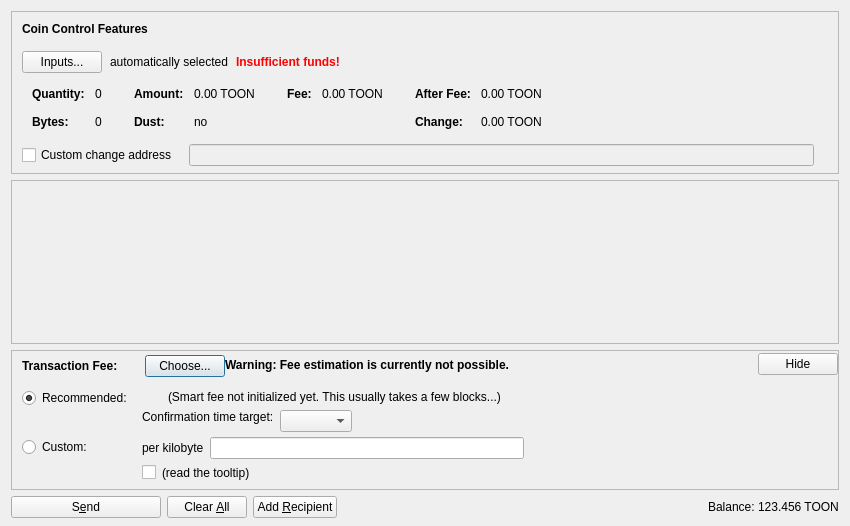
<?xml version="1.0" encoding="UTF-8"?>
<ui version="4.0">
 <class>SendCoinsDialog</class>
 <widget class="QDialog" name="SendCoinsDialog">
  <property name="geometry">
   <rect>
    <x>0</x>
    <y>0</y>
    <width>850</width>
    <height>526</height>
   </rect>
  </property>
  <property name="windowTitle">
   <string>Send Coins</string>
  </property>
  <layout class="QVBoxLayout" name="verticalLayout" stretch="0,1,0,0">
   <property name="bottomMargin">
    <number>8</number>
   </property>
   <item>
    <widget class="QFrame" name="frameCoinControl">
     <property name="sizePolicy">
      <sizepolicy hsizetype="Expanding" vsizetype="Expanding">
       <horstretch>0</horstretch>
       <verstretch>0</verstretch>
      </sizepolicy>
     </property>
     <property name="maximumSize">
      <size>
       <width>16777215</width>
       <height>16777215</height>
      </size>
     </property>
     <property name="frameShape">
      <enum>QFrame::StyledPanel</enum>
     </property>
     <property name="frameShadow">
      <enum>QFrame::Sunken</enum>
     </property>
     <layout class="QVBoxLayout" name="verticalLayoutCoinControl2">
      <property name="spacing">
       <number>0</number>
      </property>
      <property name="leftMargin">
       <number>0</number>
      </property>
      <property name="topMargin">
       <number>0</number>
      </property>
      <property name="rightMargin">
       <number>0</number>
      </property>
      <property name="bottomMargin">
       <number>6</number>
      </property>
      <item>
       <layout class="QVBoxLayout" name="verticalLayoutCoinControl" stretch="0,0,0,0,1">
        <property name="spacing">
         <number>0</number>
        </property>
        <property name="leftMargin">
         <number>10</number>
        </property>
        <property name="topMargin">
         <number>10</number>
        </property>
        <item>
         <layout class="QHBoxLayout" name="horizontalLayoutCoinControl1">
          <property name="bottomMargin">
           <number>15</number>
          </property>
          <item>
           <widget class="QLabel" name="labelCoinControlFeatures">
            <property name="sizePolicy">
             <sizepolicy hsizetype="Preferred" vsizetype="Maximum">
              <horstretch>0</horstretch>
              <verstretch>0</verstretch>
             </sizepolicy>
            </property>
            <property name="font">
             <font>
              <weight>75</weight>
              <bold>true</bold>
             </font>
            </property>
            <property name="styleSheet">
             <string notr="true">font-weight:bold;</string>
            </property>
            <property name="text">
             <string>Coin Control Features</string>
            </property>
           </widget>
          </item>
         </layout>
        </item>
        <item>
         <layout class="QHBoxLayout" name="horizontalLayoutCoinControl2" stretch="0,0,0,0">
          <property name="spacing">
           <number>8</number>
          </property>
          <property name="bottomMargin">
           <number>10</number>
          </property>
          <item>
           <widget class="QPushButton" name="pushButtonCoinControl">
            <property name="styleSheet">
             <string notr="true"/>
            </property>
            <property name="text">
             <string>Inputs...</string>
            </property>
            <property name="autoDefault">
             <bool>false</bool>
            </property>
           </widget>
          </item>
          <item>
           <widget class="QLabel" name="labelCoinControlAutomaticallySelected">
            <property name="text">
             <string>automatically selected</string>
            </property>
            <property name="margin">
             <number>5</number>
            </property>
           </widget>
          </item>
          <item>
           <widget class="QLabel" name="labelCoinControlInsuffFunds">
            <property name="font">
             <font>
              <weight>75</weight>
              <bold>true</bold>
             </font>
            </property>
            <property name="styleSheet">
             <string notr="true">color:red;font-weight:bold;</string>
            </property>
            <property name="text">
             <string>Insufficient funds!</string>
            </property>
            <property name="margin">
             <number>5</number>
            </property>
           </widget>
          </item>
          <item>
           <spacer name="horizontalSpacerCoinControl">
            <property name="orientation">
             <enum>Qt::Horizontal</enum>
            </property>
            <property name="sizeHint" stdset="0">
             <size>
              <width>40</width>
              <height>1</height>
             </size>
            </property>
           </spacer>
          </item>
         </layout>
        </item>
        <item>
         <widget class="QWidget" name="widgetCoinControl" native="true">
          <property name="sizePolicy">
           <sizepolicy hsizetype="Preferred" vsizetype="Preferred">
            <horstretch>0</horstretch>
            <verstretch>0</verstretch>
           </sizepolicy>
          </property>
          <property name="minimumSize">
           <size>
            <width>0</width>
            <height>0</height>
           </size>
          </property>
          <property name="styleSheet">
           <string notr="true"/>
          </property>
          <layout class="QHBoxLayout" name="horizontalLayoutCoinControl5">
           <property name="leftMargin">
            <number>0</number>
           </property>
           <property name="topMargin">
            <number>0</number>
           </property>
           <property name="rightMargin">
            <number>0</number>
           </property>
           <property name="bottomMargin">
            <number>0</number>
           </property>
           <item>
            <layout class="QHBoxLayout" name="horizontalLayoutCoinControl3" stretch="0,0,0,1">
             <property name="spacing">
              <number>20</number>
             </property>
             <property name="topMargin">
              <number>0</number>
             </property>
             <property name="bottomMargin">
              <number>10</number>
             </property>
             <item>
              <layout class="QFormLayout" name="formLayoutCoinControl1">
               <property name="horizontalSpacing">
                <number>10</number>
               </property>
               <property name="verticalSpacing">
                <number>14</number>
               </property>
               <property name="leftMargin">
                <number>10</number>
               </property>
               <property name="topMargin">
                <number>4</number>
               </property>
               <property name="rightMargin">
                <number>6</number>
               </property>
               <item row="0" column="0">
                <widget class="QLabel" name="labelCoinControlQuantityText">
                 <property name="font">
                  <font>
                   <weight>75</weight>
                   <bold>true</bold>
                  </font>
                 </property>
                 <property name="text">
                  <string>Quantity:</string>
                 </property>
                 <property name="margin">
                  <number>0</number>
                 </property>
                </widget>
               </item>
               <item row="0" column="1">
                <widget class="QLabel" name="labelCoinControlQuantity">
                 <property name="cursor">
                  <cursorShape>IBeamCursor</cursorShape>
                 </property>
                 <property name="contextMenuPolicy">
                  <enum>Qt::ActionsContextMenu</enum>
                 </property>
                 <property name="text">
                  <string notr="true">0</string>
                 </property>
                 <property name="margin">
                  <number>0</number>
                 </property>
                 <property name="textInteractionFlags">
                  <set>Qt::LinksAccessibleByMouse|Qt::TextSelectableByKeyboard|Qt::TextSelectableByMouse</set>
                 </property>
                </widget>
               </item>
               <item row="1" column="0">
                <widget class="QLabel" name="labelCoinControlBytesText">
                 <property name="font">
                  <font>
                   <weight>75</weight>
                   <bold>true</bold>
                  </font>
                 </property>
                 <property name="text">
                  <string>Bytes:</string>
                 </property>
                </widget>
               </item>
               <item row="1" column="1">
                <widget class="QLabel" name="labelCoinControlBytes">
                 <property name="cursor">
                  <cursorShape>IBeamCursor</cursorShape>
                 </property>
                 <property name="contextMenuPolicy">
                  <enum>Qt::ActionsContextMenu</enum>
                 </property>
                 <property name="text">
                  <string notr="true">0</string>
                 </property>
                 <property name="textInteractionFlags">
                  <set>Qt::LinksAccessibleByMouse|Qt::TextSelectableByKeyboard|Qt::TextSelectableByMouse</set>
                 </property>
                </widget>
               </item>
              </layout>
             </item>
             <item>
              <layout class="QFormLayout" name="formLayoutCoinControl2">
               <property name="horizontalSpacing">
                <number>10</number>
               </property>
               <property name="verticalSpacing">
                <number>14</number>
               </property>
               <property name="leftMargin">
                <number>6</number>
               </property>
               <property name="topMargin">
                <number>4</number>
               </property>
               <property name="rightMargin">
                <number>6</number>
               </property>
               <item row="0" column="0">
                <widget class="QLabel" name="labelCoinControlAmountText">
                 <property name="font">
                  <font>
                   <weight>75</weight>
                   <bold>true</bold>
                  </font>
                 </property>
                 <property name="text">
                  <string>Amount:</string>
                 </property>
                 <property name="margin">
                  <number>0</number>
                 </property>
                </widget>
               </item>
               <item row="0" column="1">
                <widget class="QLabel" name="labelCoinControlAmount">
                 <property name="cursor">
                  <cursorShape>IBeamCursor</cursorShape>
                 </property>
                 <property name="contextMenuPolicy">
                  <enum>Qt::ActionsContextMenu</enum>
                 </property>
                 <property name="text">
                  <string notr="true">0.00 TOON</string>
                 </property>
                 <property name="textInteractionFlags">
                  <set>Qt::LinksAccessibleByMouse|Qt::TextSelectableByKeyboard|Qt::TextSelectableByMouse</set>
                 </property>
                </widget>
               </item>
               <item row="1" column="0">
                <widget class="QLabel" name="labelCoinControlLowOutputText">
                 <property name="font">
                  <font>
                   <weight>75</weight>
                   <bold>true</bold>
                  </font>
                 </property>
                 <property name="text">
                  <string>Dust:</string>
                 </property>
                </widget>
               </item>
               <item row="1" column="1">
                <widget class="QLabel" name="labelCoinControlLowOutput">
                 <property name="cursor">
                  <cursorShape>IBeamCursor</cursorShape>
                 </property>
                 <property name="contextMenuPolicy">
                  <enum>Qt::ActionsContextMenu</enum>
                 </property>
                 <property name="text">
                  <string notr="true">no</string>
                 </property>
                 <property name="textInteractionFlags">
                  <set>Qt::LinksAccessibleByMouse|Qt::TextSelectableByKeyboard|Qt::TextSelectableByMouse</set>
                 </property>
                </widget>
               </item>
              </layout>
             </item>
             <item>
              <layout class="QFormLayout" name="formLayoutCoinControl3">
               <property name="horizontalSpacing">
                <number>10</number>
               </property>
               <property name="verticalSpacing">
                <number>14</number>
               </property>
               <property name="leftMargin">
                <number>6</number>
               </property>
               <property name="topMargin">
                <number>4</number>
               </property>
               <property name="rightMargin">
                <number>6</number>
               </property>
               <item row="0" column="0">
                <widget class="QLabel" name="labelCoinControlFeeText">
                 <property name="font">
                  <font>
                   <weight>75</weight>
                   <bold>true</bold>
                  </font>
                 </property>
                 <property name="text">
                  <string>Fee:</string>
                 </property>
                 <property name="margin">
                  <number>0</number>
                 </property>
                </widget>
               </item>
               <item row="0" column="1">
                <widget class="QLabel" name="labelCoinControlFee">
                 <property name="cursor">
                  <cursorShape>IBeamCursor</cursorShape>
                 </property>
                 <property name="contextMenuPolicy">
                  <enum>Qt::ActionsContextMenu</enum>
                 </property>
                 <property name="text">
                  <string notr="true">0.00 TOON</string>
                 </property>
                 <property name="textInteractionFlags">
                  <set>Qt::LinksAccessibleByMouse|Qt::TextSelectableByKeyboard|Qt::TextSelectableByMouse</set>
                 </property>
                </widget>
               </item>
              </layout>
             </item>
             <item>
              <layout class="QFormLayout" name="formLayoutCoinControl4">
               <property name="horizontalSpacing">
                <number>10</number>
               </property>
               <property name="verticalSpacing">
                <number>14</number>
               </property>
               <property name="leftMargin">
                <number>6</number>
               </property>
               <property name="topMargin">
                <number>4</number>
               </property>
               <property name="rightMargin">
                <number>6</number>
               </property>
               <item row="0" column="0">
                <widget class="QLabel" name="labelCoinControlAfterFeeText">
                 <property name="font">
                  <font>
                   <weight>75</weight>
                   <bold>true</bold>
                  </font>
                 </property>
                 <property name="text">
                  <string>After Fee:</string>
                 </property>
                 <property name="margin">
                  <number>0</number>
                 </property>
                </widget>
               </item>
               <item row="0" column="1">
                <widget class="QLabel" name="labelCoinControlAfterFee">
                 <property name="cursor">
                  <cursorShape>IBeamCursor</cursorShape>
                 </property>
                 <property name="contextMenuPolicy">
                  <enum>Qt::ActionsContextMenu</enum>
                 </property>
                 <property name="text">
                  <string notr="true">0.00 TOON</string>
                 </property>
                 <property name="textInteractionFlags">
                  <set>Qt::LinksAccessibleByMouse|Qt::TextSelectableByKeyboard|Qt::TextSelectableByMouse</set>
                 </property>
                </widget>
               </item>
               <item row="1" column="0">
                <widget class="QLabel" name="labelCoinControlChangeText">
                 <property name="font">
                  <font>
                   <weight>75</weight>
                   <bold>true</bold>
                  </font>
                 </property>
                 <property name="text">
                  <string>Change:</string>
                 </property>
                </widget>
               </item>
               <item row="1" column="1">
                <widget class="QLabel" name="labelCoinControlChange">
                 <property name="cursor">
                  <cursorShape>IBeamCursor</cursorShape>
                 </property>
                 <property name="contextMenuPolicy">
                  <enum>Qt::ActionsContextMenu</enum>
                 </property>
                 <property name="text">
                  <string notr="true">0.00 TOON</string>
                 </property>
                 <property name="textInteractionFlags">
                  <set>Qt::LinksAccessibleByMouse|Qt::TextSelectableByKeyboard|Qt::TextSelectableByMouse</set>
                 </property>
                </widget>
               </item>
              </layout>
             </item>
            </layout>
           </item>
          </layout>
         </widget>
        </item>
        <item>
         <layout class="QHBoxLayout" name="horizontalLayoutCoinControl4" stretch="0,0,0">
          <property name="spacing">
           <number>12</number>
          </property>
          <property name="sizeConstraint">
           <enum>QLayout::SetDefaultConstraint</enum>
          </property>
          <property name="topMargin">
           <number>5</number>
          </property>
          <property name="rightMargin">
           <number>5</number>
          </property>
          <item>
           <widget class="QCheckBox" name="checkBoxCoinControlChange">
            <property name="toolTip">
             <string>If this is activated, but the change address is empty or invalid, change will be sent to a newly generated address.</string>
            </property>
            <property name="text">
             <string>Custom change address</string>
            </property>
           </widget>
          </item>
          <item>
           <widget class="QValidatedLineEdit" name="lineEditCoinControlChange">
            <property name="enabled">
             <bool>false</bool>
            </property>
            <property name="sizePolicy">
             <sizepolicy hsizetype="Expanding" vsizetype="Fixed">
              <horstretch>0</horstretch>
              <verstretch>0</verstretch>
             </sizepolicy>
            </property>
           </widget>
          </item>
          <item>
           <widget class="QLabel" name="labelCoinControlChangeLabel">
            <property name="sizePolicy">
             <sizepolicy hsizetype="Preferred" vsizetype="Expanding">
              <horstretch>0</horstretch>
              <verstretch>0</verstretch>
             </sizepolicy>
            </property>
            <property name="minimumSize">
             <size>
              <width>0</width>
              <height>0</height>
             </size>
            </property>
            <property name="text">
             <string/>
            </property>
            <property name="margin">
             <number>3</number>
            </property>
           </widget>
          </item>
         </layout>
        </item>
        <item>
         <spacer name="verticalSpacerCoinControl">
          <property name="orientation">
           <enum>Qt::Vertical</enum>
          </property>
          <property name="sizeHint" stdset="0">
           <size>
            <width>800</width>
            <height>1</height>
           </size>
          </property>
         </spacer>
        </item>
       </layout>
      </item>
     </layout>
    </widget>
   </item>
   <item>
    <widget class="QScrollArea" name="scrollArea">
     <property name="widgetResizable">
      <bool>true</bool>
     </property>
     <widget class="QWidget" name="scrollAreaWidgetContents">
      <property name="geometry">
       <rect>
        <x>0</x>
        <y>0</y>
        <width>830</width>
        <height>104</height>
       </rect>
      </property>
      <layout class="QVBoxLayout" name="verticalLayout_2" stretch="0,1">
       <property name="leftMargin">
        <number>0</number>
       </property>
       <property name="topMargin">
        <number>0</number>
       </property>
       <property name="rightMargin">
        <number>0</number>
       </property>
       <property name="bottomMargin">
        <number>0</number>
       </property>
       <item>
        <layout class="QVBoxLayout" name="entries">
         <property name="spacing">
          <number>6</number>
         </property>
        </layout>
       </item>
       <item>
        <spacer name="verticalSpacer">
         <property name="orientation">
          <enum>Qt::Vertical</enum>
         </property>
         <property name="sizeHint" stdset="0">
          <size>
           <width>20</width>
           <height>40</height>
          </size>
         </property>
        </spacer>
       </item>
      </layout>
     </widget>
    </widget>
   </item>
   <item>
    <widget class="QFrame" name="frameFee">
     <property name="sizePolicy">
      <sizepolicy hsizetype="Expanding" vsizetype="Expanding">
       <horstretch>0</horstretch>
       <verstretch>0</verstretch>
      </sizepolicy>
     </property>
     <property name="maximumSize">
      <size>
       <width>16777215</width>
       <height>16777215</height>
      </size>
     </property>
     <property name="frameShape">
      <enum>QFrame::StyledPanel</enum>
     </property>
     <property name="frameShadow">
      <enum>QFrame::Sunken</enum>
     </property>
     <layout class="QVBoxLayout" name="verticalLayoutFee1">
      <property name="spacing">
       <number>0</number>
      </property>
      <property name="leftMargin">
       <number>0</number>
      </property>
      <property name="topMargin">
       <number>0</number>
      </property>
      <property name="rightMargin">
       <number>0</number>
      </property>
      <property name="bottomMargin">
       <number>0</number>
      </property>
      <item>
       <layout class="QVBoxLayout" name="verticalLayoutFee2" stretch="0,0,0">
        <property name="spacing">
         <number>0</number>
        </property>
        <property name="leftMargin">
         <number>10</number>
        </property>
        <property name="topMargin">
         <number>0</number>
        </property>
        <item>
         <layout class="QHBoxLayout" name="horizontalLayoutFee1">
          <property name="bottomMargin">
           <number>0</number>
          </property>
          <item>
           <layout class="QVBoxLayout" name="verticalLayoutFee7">
            <property name="spacing">
             <number>0</number>
            </property>
            <item>
             <spacer name="verticalSpacerSmartFee">
              <property name="orientation">
               <enum>Qt::Vertical</enum>
              </property>
              <property name="sizeType">
               <enum>QSizePolicy::Fixed</enum>
              </property>
              <property name="sizeHint" stdset="0">
               <size>
                <width>1</width>
                <height>4</height>
               </size>
              </property>
             </spacer>
            </item>
            <item>
             <layout class="QHBoxLayout" name="horizontalLayoutSmartFee">
              <property name="spacing">
               <number>10</number>
              </property>
              <item>
               <widget class="QLabel" name="labelFeeHeadline">
                <property name="sizePolicy">
                 <sizepolicy hsizetype="Preferred" vsizetype="Maximum">
                  <horstretch>0</horstretch>
                  <verstretch>0</verstretch>
                 </sizepolicy>
                </property>
                <property name="font">
                 <font>
                  <weight>75</weight>
                  <bold>true</bold>
                 </font>
                </property>
                <property name="styleSheet">
                 <string notr="true">font-weight:bold;</string>
                </property>
                <property name="text">
                 <string>Transaction Fee:</string>
                </property>
               </widget>
              </item>
              <item>
               <widget class="QLabel" name="labelFeeMinimized">
                <property name="text">
                 <string/>
                </property>
               </widget>
              </item>
              <item>
               <widget class="QPushButton" name="buttonChooseFee">
                <property name="text">
                 <string>Choose...</string>
                </property>
               </widget>
              </item>
             </layout>
            </item>
            <item>
             <spacer name="verticalSpacer_5">
              <property name="orientation">
               <enum>Qt::Vertical</enum>
              </property>
              <property name="sizeHint" stdset="0">
               <size>
                <width>1</width>
                <height>1</height>
               </size>
              </property>
             </spacer>
            </item>
           </layout>
          </item>
          <item>
           <widget class="QLabel" name="fallbackFeeWarningLabel">
            <property name="toolTip">
             <string>Using the fallbackfee can result in sending a transaction that will take several hours or days (or never) to confirm. Consider choosing your fee manually or wait until you have validated the complete chain.</string>
            </property>
            <property name="font">
            <font>
                <weight>75</weight>
                <bold>true</bold>
            </font>
            </property>
            <property name="text">
             <string>Warning: Fee estimation is currently not possible.</string>
            </property>
            <property name="wordWrap">
             <bool>false</bool>
            </property>
           </widget>
          </item>
          <item>
           <spacer name="horizontalSpacer_4">
            <property name="orientation">
             <enum>Qt::Horizontal</enum>
            </property>
            <property name="sizeType">
             <enum>QSizePolicy::MinimumExpanding</enum>
            </property>
            <property name="sizeHint" stdset="0">
             <size>
              <width>40</width>
              <height>20</height>
             </size>
            </property>
           </spacer>
          </item>
          <item>
           <widget class="QPushButton" name="buttonMinimizeFee">
            <property name="toolTip">
             <string>collapse fee-settings</string>
            </property>
            <property name="text">
             <string>Hide</string>
            </property>
           </widget>
          </item>
         </layout>
        </item>
        <item>
         <widget class="QFrame" name="frameFeeSelection">
          <layout class="QVBoxLayout" name="verticalLayoutFee12">
           <property name="spacing">
            <number>0</number>
           </property>
           <property name="leftMargin">
            <number>0</number>
           </property>
           <property name="topMargin">
            <number>0</number>
           </property>
           <property name="rightMargin">
            <number>0</number>
           </property>
           <property name="bottomMargin">
            <number>0</number>
           </property>
           <item>
            <layout class="QGridLayout" name="gridLayoutFee">
             <property name="topMargin">
              <number>10</number>
             </property>
             <property name="bottomMargin">
              <number>4</number>
             </property>
             <property name="horizontalSpacing">
              <number>10</number>
             </property>
             <property name="verticalSpacing">
              <number>4</number>
             </property>
             <item row="1" column="1">
              <layout class="QVBoxLayout" name="verticalLayoutFee8">
               <property name="spacing">
                <number>6</number>
               </property>
               <item>
                <layout class="QHBoxLayout" name="horizontalLayoutFee13">
                 <item>
                  <widget class="QLabel" name="labelCustomPerKilobyte">
                   <property name="toolTip">
                    <string>Specify a custom fee per kB (1,000 bytes) of the transaction's virtual size.

Note:  Since the fee is calculated on a per-byte basis, a fee of "100 satoshis per kB" for a transaction size of 500 bytes (half of 1 kB) would ultimately yield a fee of only 50 satoshis.</string>
                   </property>
                   <property name="text">
                    <string>per kilobyte</string>
                   </property>
                  </widget>
                 </item>
                 <item>
                  <widget class="BitcoinAmountField" name="customFee"/>
                 </item>
                 <item>
                  <spacer name="horizontalSpacer_6">
                   <property name="orientation">
                    <enum>Qt::Horizontal</enum>
                   </property>
                   <property name="sizeHint" stdset="0">
                    <size>
                     <width>1</width>
                     <height>1</height>
                    </size>
                   </property>
                  </spacer>
                 </item>
                </layout>
               </item>
               <item>
                <layout class="QHBoxLayout" name="horizontalLayoutFee8">
                 <item>
                  <widget class="QCheckBox" name="checkBoxMinimumFee">
                   <property name="toolTip">
                    <string>Paying only the minimum fee is just fine as long as there is less transaction volume than space in the blocks. But be aware that this can end up in a never confirming transaction once there is more demand for tooncoin transactions than the network can process.</string>
                   </property>
                   <property name="text">
                    <string/>
                   </property>
                  </widget>
                 </item>
                 <item>
                  <widget class="QLabel" name="labelMinFeeWarning">
                   <property name="enabled">
                    <bool>true</bool>
                   </property>
                   <property name="toolTip">
                    <string>Paying only the minimum fee is just fine as long as there is less transaction volume than space in the blocks. But be aware that this can end up in a never confirming transaction once there is more demand for tooncoin transactions than the network can process.</string>
                   </property>
                   <property name="text">
                    <string>(read the tooltip)</string>
                   </property>
                   <property name="margin">
                    <number>5</number>
                   </property>
                  </widget>
                 </item>
                 <item>
                  <spacer name="horizontalSpacer_2">
                   <property name="orientation">
                    <enum>Qt::Horizontal</enum>
                   </property>
                   <property name="sizeHint" stdset="0">
                    <size>
                     <width>1</width>
                     <height>1</height>
                    </size>
                   </property>
                  </spacer>
                 </item>
                </layout>
               </item>
              </layout>
             </item>
             <item row="0" column="0">
              <layout class="QVBoxLayout" name="verticalLayoutFee4" stretch="0,1">
               <item>
                <widget class="QRadioButton" name="radioSmartFee">
                 <property name="text">
                  <string>Recommended:</string>
                 </property>
                 <property name="checked">
                  <bool>true</bool>
                 </property>
                 <attribute name="buttonGroup">
                  <string notr="true">groupFee</string>
                 </attribute>
                </widget>
               </item>
               <item>
                <spacer name="verticalSpacer_2">
                 <property name="orientation">
                  <enum>Qt::Vertical</enum>
                 </property>
                 <property name="sizeHint" stdset="0">
                  <size>
                   <width>1</width>
                   <height>1</height>
                  </size>
                 </property>
                </spacer>
               </item>
              </layout>
             </item>
             <item row="1" column="0">
              <layout class="QVBoxLayout" name="verticalLayoutFee9" stretch="0,1">
               <item>
                <widget class="QRadioButton" name="radioCustomFee">
                 <property name="text">
                  <string>Custom:</string>
                 </property>
                 <attribute name="buttonGroup">
                  <string notr="true">groupFee</string>
                 </attribute>
                </widget>
               </item>
               <item>
                <spacer name="verticalSpacer_6">
                 <property name="orientation">
                  <enum>Qt::Vertical</enum>
                 </property>
                 <property name="sizeHint" stdset="0">
                  <size>
                   <width>1</width>
                   <height>1</height>
                  </size>
                 </property>
                </spacer>
               </item>
              </layout>
             </item>
             <item row="0" column="1">
              <layout class="QVBoxLayout" name="verticalLayoutFee3" stretch="0,0,1">
               <property name="spacing">
                <number>6</number>
               </property>
               <property name="topMargin">
                <number>2</number>
               </property>
               <item>
                <layout class="QHBoxLayout" name="horizontalLayoutFee12">
                 <item>
                  <widget class="QLabel" name="labelSmartFee">
                   <property name="text">
                    <string/>
                   </property>
                   <property name="margin">
                    <number>2</number>
                   </property>
                  </widget>
                 </item>
                 <item>
                  <widget class="QLabel" name="labelFeeEstimation">
                   <property name="text">
                    <string/>
                   </property>
                  </widget>
                 </item>
                 <item>
                  <widget class="QLabel" name="labelSmartFee2">
                   <property name="text">
                    <string>(Smart fee not initialized yet. This usually takes a few blocks...)</string>
                   </property>
                   <property name="margin">
                    <number>2</number>
                   </property>
                  </widget>
                 </item>
                 <item>
                  <spacer name="horizontalSpacer_5">
                   <property name="orientation">
                    <enum>Qt::Horizontal</enum>
                   </property>
                   <property name="sizeHint" stdset="0">
                    <size>
                     <width>1</width>
                     <height>1</height>
                    </size>
                   </property>
                  </spacer>
                 </item>
                </layout>
               </item>
               <item>
                <layout class="QHBoxLayout" name="horizontalLayoutFee9">
                 <item>
                  <layout class="QVBoxLayout" name="verticalLayoutFee6">
                   <item>
                    <widget class="QLabel" name="labelSmartFee3">
                     <property name="text">
                      <string>Confirmation time target:</string>
                     </property>
                     <property name="margin">
                      <number>2</number>
                     </property>
                    </widget>
                   </item>
                   <item>
                    <spacer name="verticalSpacer_3">
                     <property name="orientation">
                      <enum>Qt::Vertical</enum>
                     </property>
                     <property name="sizeHint" stdset="0">
                      <size>
                       <width>1</width>
                       <height>1</height>
                      </size>
                     </property>
                    </spacer>
                   </item>
                  </layout>
                 </item>
                 <item>
                  <layout class="QVBoxLayout" name="verticalLayoutFee5">
                   <property name="rightMargin">
                    <number>30</number>
                   </property>
                   <item>
                    <layout class="QHBoxLayout" name="horizontalLayoutConfTarget">
                     <property name="bottomMargin">
                      <number>0</number>
                     </property>
                     <item>
                      <widget class="QComboBox" name="confTargetSelector"/>
                     </item>
                     <item>
                      <spacer name="horizontalSpacerConfTarget">
                       <property name="orientation">
                        <enum>Qt::Horizontal</enum>
                       </property>
                       <property name="sizeHint" stdset="0">
                        <size>
                         <width>40</width>
                         <height>20</height>
                        </size>
                       </property>
                      </spacer>
                     </item>
                    </layout>
                   </item>
                  </layout>
                 </item>
                </layout>
               </item>
               <item>
                <spacer name="verticalSpacer_4">
                 <property name="orientation">
                  <enum>Qt::Vertical</enum>
                 </property>
                 <property name="sizeHint" stdset="0">
                  <size>
                   <width>1</width>
                   <height>1</height>
                  </size>
                 </property>
                </spacer>
               </item>
              </layout>
             </item>
            </layout>
           </item>
          </layout>
         </widget>
        </item>
        <item>
         <spacer name="verticalSpacerFee">
          <property name="orientation">
           <enum>Qt::Vertical</enum>
          </property>
          <property name="sizeHint" stdset="0">
           <size>
            <width>40</width>
            <height>5</height>
           </size>
          </property>
         </spacer>
        </item>
       </layout>
      </item>
     </layout>
    </widget>
   </item>
   <item>
    <layout class="QHBoxLayout" name="horizontalLayout">
     <item>
      <widget class="QPushButton" name="sendButton">
       <property name="minimumSize">
        <size>
         <width>150</width>
         <height>0</height>
        </size>
       </property>
       <property name="toolTip">
        <string>Confirm the send action</string>
       </property>
       <property name="text">
        <string>S&amp;end</string>
       </property>
       <property name="icon">
        <iconset resource="../bitcoin.qrc">
         <normaloff>:/icons/send</normaloff>:/icons/send</iconset>
       </property>
       <property name="autoDefault">
        <bool>false</bool>
       </property>
       <property name="default">
        <bool>false</bool>
       </property>
      </widget>
     </item>
     <item>
      <widget class="QPushButton" name="clearButton">
       <property name="sizePolicy">
        <sizepolicy hsizetype="Minimum" vsizetype="Fixed">
         <horstretch>0</horstretch>
         <verstretch>0</verstretch>
        </sizepolicy>
       </property>
       <property name="toolTip">
        <string>Clear all fields of the form.</string>
       </property>
       <property name="text">
        <string>Clear &amp;All</string>
       </property>
       <property name="icon">
        <iconset resource="../bitcoin.qrc">
         <normaloff>:/icons/remove</normaloff>:/icons/remove</iconset>
       </property>
       <property name="autoDefault">
        <bool>false</bool>
       </property>
      </widget>
     </item>
     <item>
      <widget class="QPushButton" name="addButton">
       <property name="toolTip">
        <string>Send to multiple recipients at once</string>
       </property>
       <property name="text">
        <string>Add &amp;Recipient</string>
       </property>
       <property name="icon">
        <iconset resource="../bitcoin.qrc">
         <normaloff>:/icons/add</normaloff>:/icons/add</iconset>
       </property>
       <property name="autoDefault">
        <bool>false</bool>
       </property>
      </widget>
     </item>
     <item>
      <spacer name="horizontalSpacer">
       <property name="orientation">
        <enum>Qt::Horizontal</enum>
       </property>
       <property name="sizeHint" stdset="0">
        <size>
         <width>40</width>
         <height>20</height>
        </size>
       </property>
      </spacer>
     </item>
     <item>
      <layout class="QHBoxLayout" name="horizontalLayout_2">
       <property name="spacing">
        <number>3</number>
       </property>
       <item>
        <widget class="QLabel" name="label">
         <property name="sizePolicy">
          <sizepolicy hsizetype="Preferred" vsizetype="Fixed">
           <horstretch>0</horstretch>
           <verstretch>0</verstretch>
          </sizepolicy>
         </property>
         <property name="text">
          <string>Balance:</string>
         </property>
        </widget>
       </item>
       <item>
        <widget class="QLabel" name="labelBalance">
         <property name="sizePolicy">
          <sizepolicy hsizetype="Preferred" vsizetype="Fixed">
           <horstretch>0</horstretch>
           <verstretch>0</verstretch>
          </sizepolicy>
         </property>
         <property name="cursor">
          <cursorShape>IBeamCursor</cursorShape>
         </property>
         <property name="text">
          <string notr="true">123.456 TOON</string>
         </property>
         <property name="textInteractionFlags">
          <set>Qt::LinksAccessibleByMouse|Qt::TextSelectableByKeyboard|Qt::TextSelectableByMouse</set>
         </property>
        </widget>
       </item>
      </layout>
     </item>
    </layout>
   </item>
  </layout>
 </widget>
 <customwidgets>
  <customwidget>
   <class>QValidatedLineEdit</class>
   <extends>QLineEdit</extends>
   <header>qt/qvalidatedlineedit.h</header>
  </customwidget>
  <customwidget>
   <class>BitcoinAmountField</class>
   <extends>QLineEdit</extends>
   <header>qt/bitcoinamountfield.h</header>
   <container>1</container>
  </customwidget>
 </customwidgets>
 <resources>
  <include location="../bitcoin.qrc"/>
 </resources>
 <connections/>
 <buttongroups>
  <buttongroup name="groupFee"/>
 </buttongroups>
</ui>
